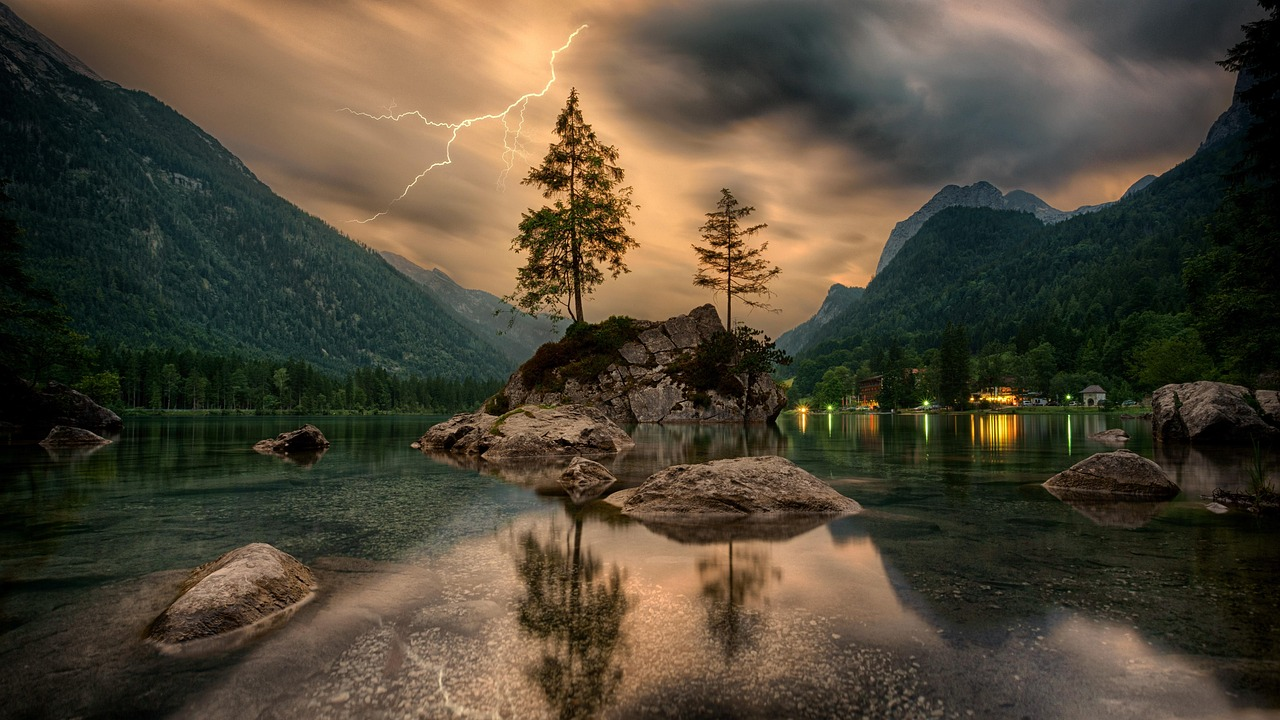
#> input picture sample.jpg, 1280 x 720 px
$ jupyter execute 'Fourth assessment.ipynb'   (older library calls are emulated)
#> lines starting #> are read from the running program, lines starting #| are printed output that depends on the picture; after the words box and inside, x2 and y2 are one past the last pixel; in counts of white or black regions, pixels touching at a corner belong together
[cell 1]
import cv2
import matplotlib.pyplot as plt
import numpy as np

img=cv2.imread("sample.jpg")
#> img is the input picture: shape (720, 1280, 3); mean B, G, R 54.4, 70.9, 79.8
gray = cv2.cvtColor(img, cv2.COLOR_BGR2GRAY)
_, binary = cv2.threshold(gray, 127, 255, cv2.THRESH_BINARY)
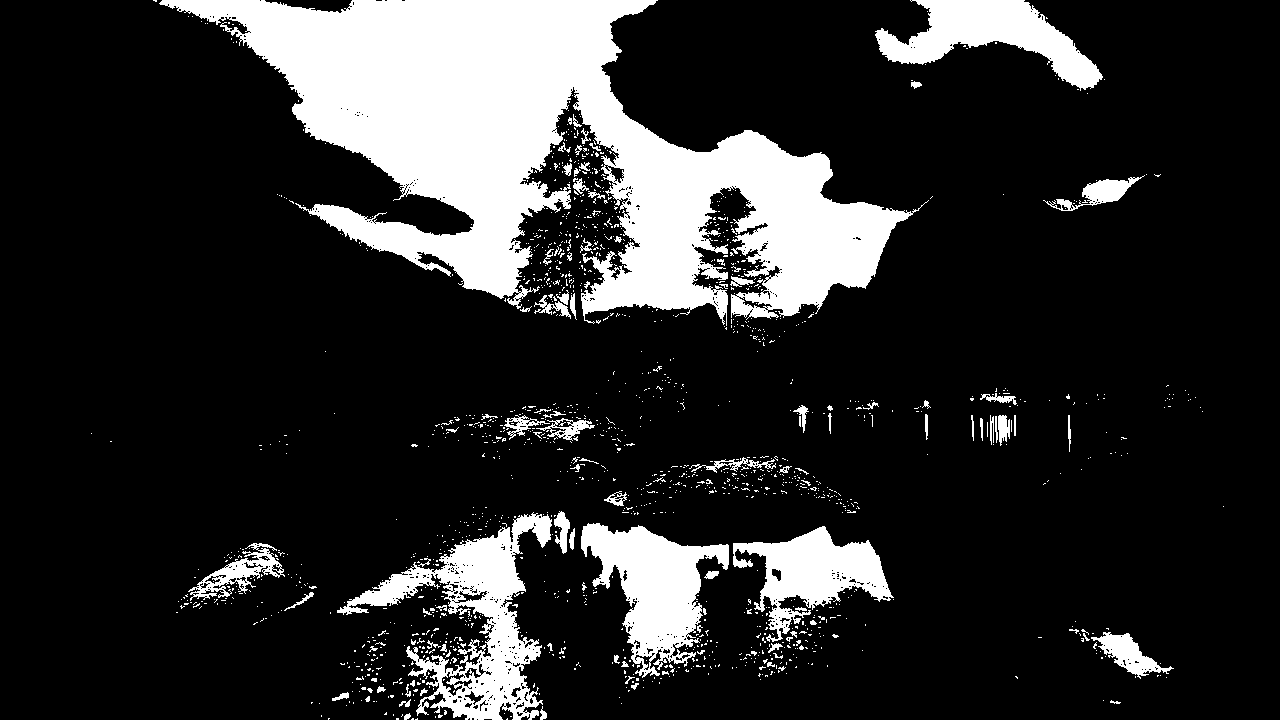
#> binary: shape (720, 1280); 17.5% white; 1561 white regions (1459 under 20 px), largest, box (x1, y1, x2, y2) and area: (159, 0, 929, 326) 105209, (337, 512, 552, 720) 14084, (581, 523, 729, 678) 10751
skeleton = np.zeros(binary.shape, np.uint8)
kernel = cv2.getStructuringElement(cv2.MORPH_CROSS, (3,3))
temp_img = binary.copy()
while True:
    eroded = cv2.erode(temp_img, kernel)
    opened = cv2.morphologyEx(eroded, cv2.MORPH_OPEN, kernel)
    temp = cv2.subtract(eroded, opened)
    skeleton = cv2.bitwise_or(skeleton, temp)
    temp_img = eroded.copy()
    if cv2.countNonZero(temp_img) == 0:
        break
#> eroded: shape (720, 1280); every value is 0
#> skeleton: shape (720, 1280); 0.87% white in thin lines or dots, all inside (x1, y1, x2, y2) = (155, 0, 1171, 720)
plt.figure(figsize=(100,14))
plt.subplot(131)
plt.title("Binary Image")
plt.imshow(binary, cmap='gray')
plt.subplot(132)
plt.title("Skeleton Image")
plt.imshow(skeleton, cmap='gray')
plt.show()

[cell 2]
gray = cv2.cvtColor(img, cv2.COLOR_BGR2GRAY)
_, binary = cv2.threshold(gray, 127, 255, cv2.THRESH_BINARY)
num_labels, labels, stats, centroids = cv2.connectedComponentsWithStats(binary)
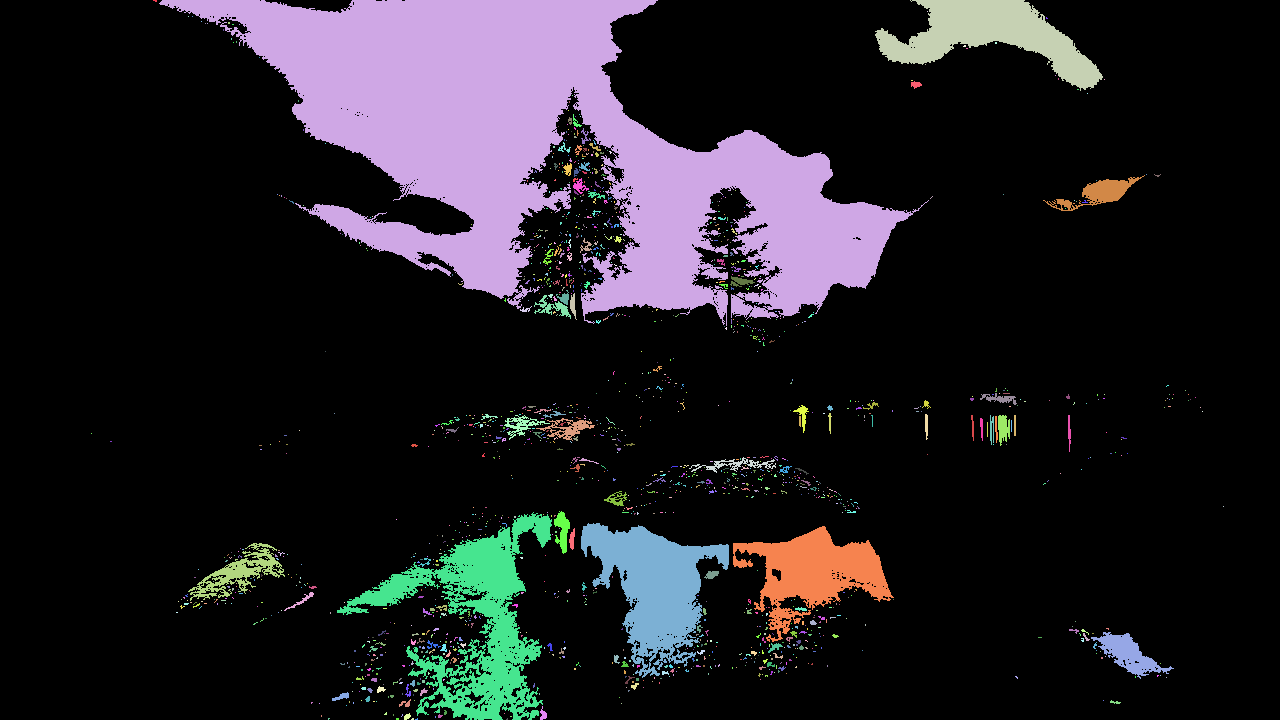
#> labels: shape (720, 1280) int32; 1562 distinct labels, from 0 to 1561; one colour per label, 0 black
#> num_labels = 1562; stats = 1562 rows, first 6: [0, 0, 1280, 720, 760123], [153, 0, 4, 2, 6], [159, 0, 770, 326, 105209], [875, 0, 228, 91, 8810], [927, 11, 1, 1, 1], [188, 16, 1, 1, 1]; centroids = 1562 pairs, first value 91 to 1223, second value 0.333 to 718.8
print("Total Components Detected:", num_labels-1)
#| Total Components Detected: 1561
output = np.zeros((labels.shape[0], labels.shape[1], 3), dtype=np.uint8)


for i in range(1, num_labels):
    area = stats[i, cv2.CC_STAT_AREA]
    x = stats[i, cv2.CC_STAT_LEFT]
    y = stats[i, cv2.CC_STAT_TOP]
    w = stats[i, cv2.CC_STAT_WIDTH]
    h = stats[i, cv2.CC_STAT_HEIGHT]
    print("\nComponent:", i)
    print("Area:", area)
    print("Bounding Box:", (x, y, w, h))
    output[labels == i] = np.random.randint(0,255,3)
#> this loop made 1561 passes
#> (area, x, y, w, h) on passes 2, 3, 27: (105209, 159, 0, 770, 326), (8810, 875, 0, 228, 91), (54, 911, 81, 11, 8)
#> (printed output is left out)
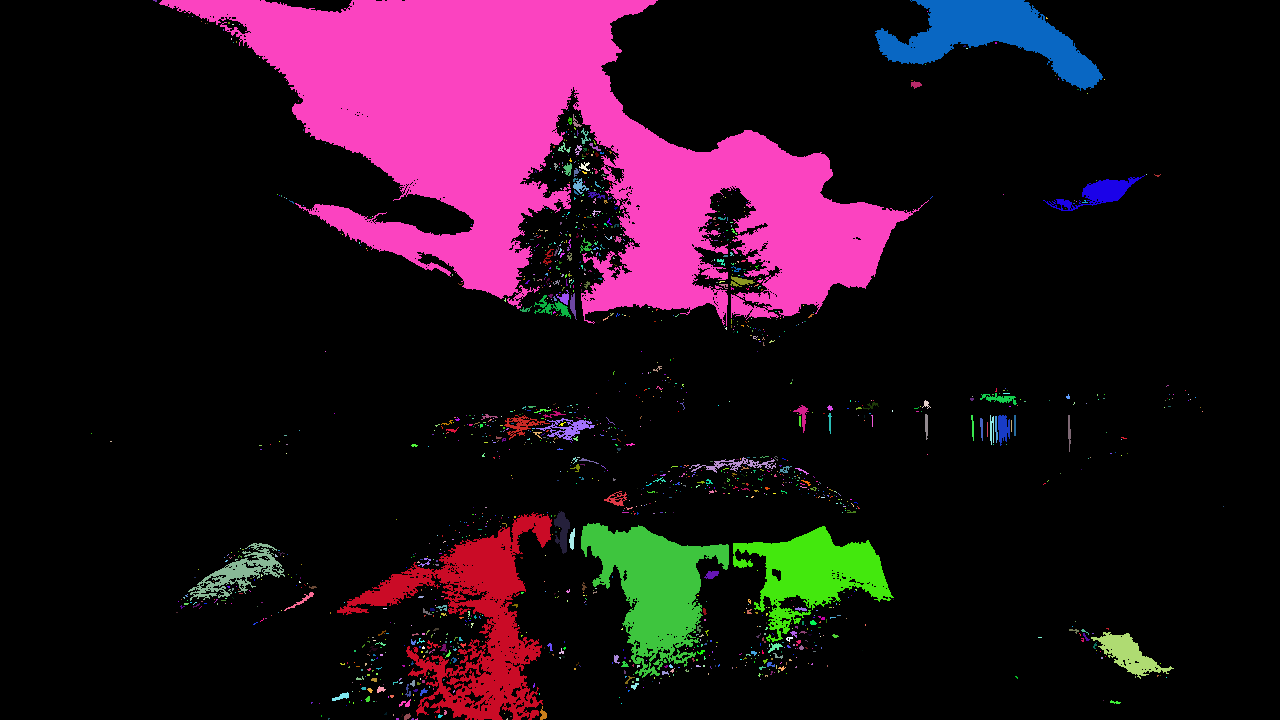
#> output: shape (720, 1280, 3); mean of channels 0, 1, 2 27.5, 15.2, 35.1; drawn as B, G, R


plt.figure(figsize=(100,14))
plt.subplot(131)
plt.title("Binary Image")
plt.imshow(binary, cmap='gray')
plt.axis("off")
plt.subplot(132)
plt.title("Connected Components")
plt.imshow(output)
plt.axis("off")
plt.show()

[cell 3]
import cv2
import numpy as np
import matplotlib.pyplot as plt
from scipy.stats import skew, kurtosis
from skimage.feature import graycomatrix, graycoprops


img = cv2.imread("sample.jpg", cv2.IMREAD_GRAYSCALE)
#> img: shape (720, 1280); min 0, max 255, mean 71.6
if img is None:
    print("Image not found")
    exit()


mean_val = np.mean(img)
#> mean_val = 71.65
std_val = np.std(img)
#> std_val = 49.98
variance_val = np.var(img)
#> variance_val = 2498
skewness_val = skew(img.flatten())
#> skewness_val = 0.664
kurtosis_val = kurtosis(img.flatten())
#> kurtosis_val = -0.504


print("Statistical Features")
print("Mean:", mean_val)
print("Standard Deviation:", std_val)
print("Variance:", variance_val)
print("Skewness:", skewness_val)
print("Kurtosis:", kurtosis_val)


hist = cv2.calcHist([img], [0], None, [256], [0,256])
#> hist = 256 values, max 9903 at index 32, min 13 at index 243, mean 3600
hist_mean = np.mean(hist)
#> hist_mean = 3600
hist_energy = np.sum(hist**2)
#> hist_energy = 5.53e+09
hist_entropy = -np.sum(hist * np.log2(hist + 1))
#> hist_entropy = -11400142


print("\nHistogram Features")
print("Histogram Mean:", hist_mean)
print("Histogram Energy:", hist_energy)
print("Histogram Entropy:", hist_entropy)


glcm = graycomatrix(img,
                    distances=[1],
                    angles=[0],
                    levels=256,
                    symmetric=True,
                    normed=True)


contrast = graycoprops(glcm, 'contrast')[0,0]
#> contrast = 123.5
correlation = graycoprops(glcm, 'correlation')[0,0]
#> correlation = 0.975
energy = graycoprops(glcm, 'energy')[0,0]
#> energy = 0.0205
homogeneity = graycoprops(glcm, 'homogeneity')[0,0]
#> homogeneity = 0.297


print("\nGLCM Features")
print("Contrast:", contrast)
print("Correlation:", correlation)
print("Energy:", energy)
print("Homogeneity:", homogeneity)


plt.figure(figsize=(10,4))


plt.subplot(121)
plt.title("Grayscale Image")
plt.imshow(img, cmap='gray')
plt.axis("off")


plt.subplot(122)
plt.title("Image Histogram")
plt.plot(hist)
plt.xlabel("Intensity")
plt.ylabel("Frequency")


plt.show()
#> figure, not shown here; panel 2: curve peaks at x = 32, y = 9903

[cell 4]
import cv2
import numpy as np
import matplotlib.pyplot as plt
from skimage.feature import local_binary_pattern


img = cv2.imread("sample.jpg", cv2.IMREAD_GRAYSCALE)
if img is None:
    print("Image not found")
    exit()
radius = 1
points = 8 * radius
lbp = local_binary_pattern(img, points, radius, method="uniform")
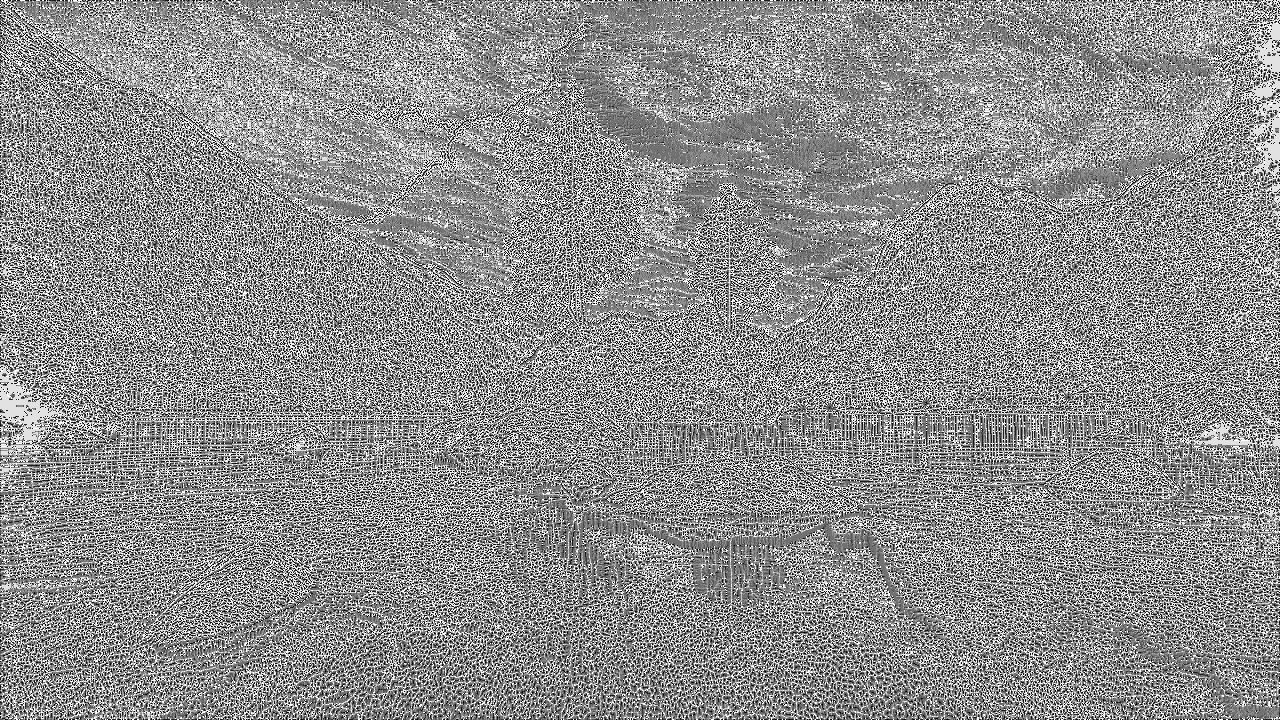
#> lbp: shape (720, 1280) float64; min 0, max 9, mean 5.01; drawn with min black and max white
(hist, bins) = np.histogram(lbp.ravel(),
                            bins=np.arange(0, points + 3),
                            range=(0, points + 2))
#> hist = [50636, 75505, 50701, 100856, 127959, 128457, 78497, 80341, 103035, 125613]; bins = [0, 1, 2, 3, 4, 5, 6, 7, 8, 9, 10]
hist = hist.astype("float")
hist /= hist.sum()
#> hist = [0.0549, 0.0819, 0.055, 0.109, 0.139, 0.139, 0.0852, 0.0872, 0.112, 0.136]


plt.figure(figsize=(12,4))
plt.subplot(131)
plt.title("Original Grayscale Image")
plt.imshow(img, cmap='gray')
plt.axis("off")
plt.subplot(132)
plt.title("LBP Image")
plt.imshow(lbp, cmap='gray')
plt.axis("off")
plt.subplot(133)
plt.title("LBP Histogram")
plt.plot(hist)
plt.xlabel("LBP Patterns")
plt.ylabel("Frequency")
plt.show()
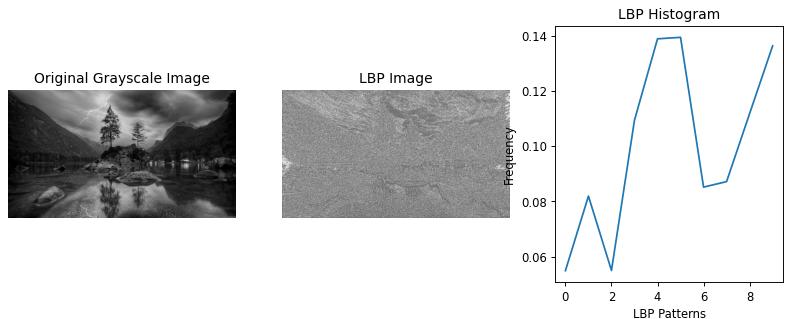
#> figure drawn by matplotlib, 3 panels; panel 3: curve peaks at x = 5, y = 0.139
